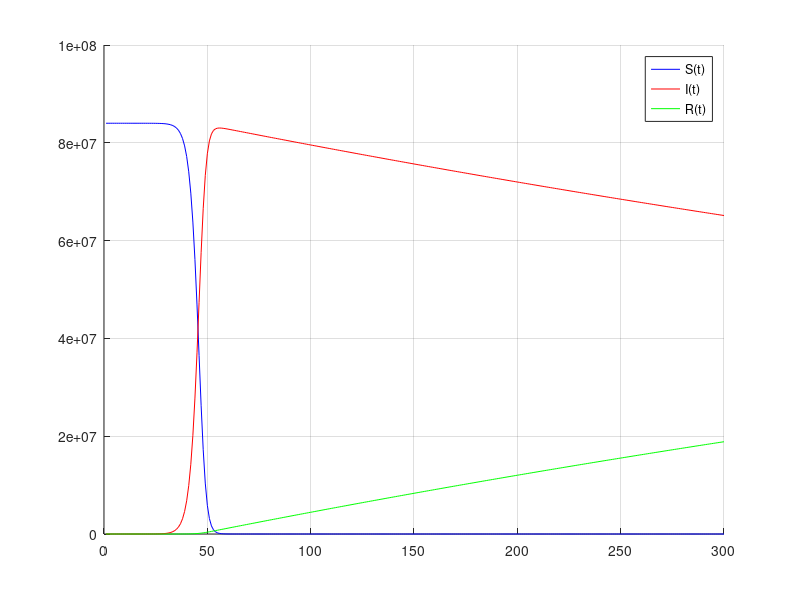
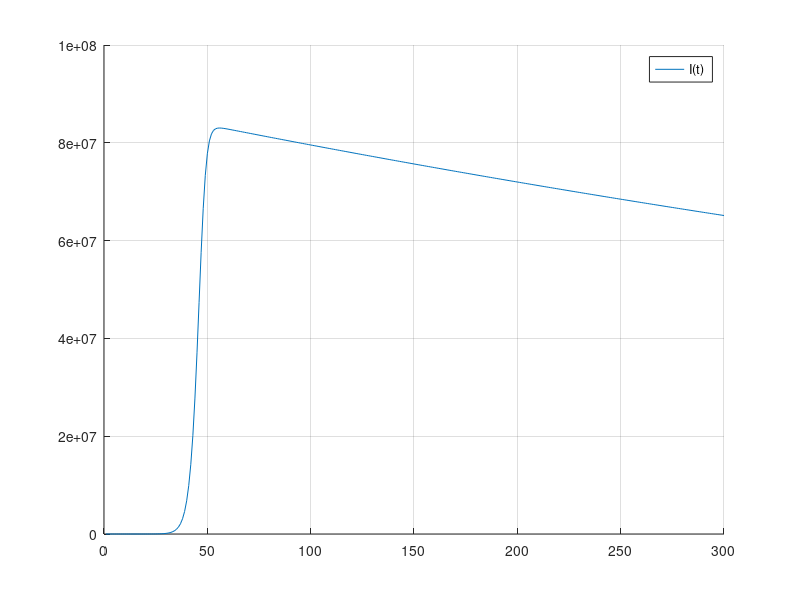

The MATLAB source for these figures, in order:
clear;
close all;
clc;

T = 300; % days
d = 1;%0.00001;

alpha = 0.5/d;
beta = 0.001/d;
gamma = 1e-9/d;

N = 84.0e6;
s = zeros(1, T);
i = zeros(1, T);
r = zeros(1, T);

s(1) = (N - 1)/N;
i(1) = 1/N;
r(1) = 0;

for t = 1 : T - 1
   s(t + 1) = (-alpha * s(t) * i(t) + gamma * r(t)) * d + s(t);
   i(t + 1) = (alpha * s(t) * i(t) - beta * i(t))* d + i(t);
   r(t + 1) = (beta * i(t) - gamma * r(t)) * d + r(t);
end

t = 1 : T;
figure;
hold on
plot(t, N*s, 'b');
plot(t, N*i, 'r');
plot(t, N*r, 'g');
grid
legend('S(t)', 'I(t)', 'R(t)');

figure;
hold on
plot(t, N*i);
grid
legend('I(t)');